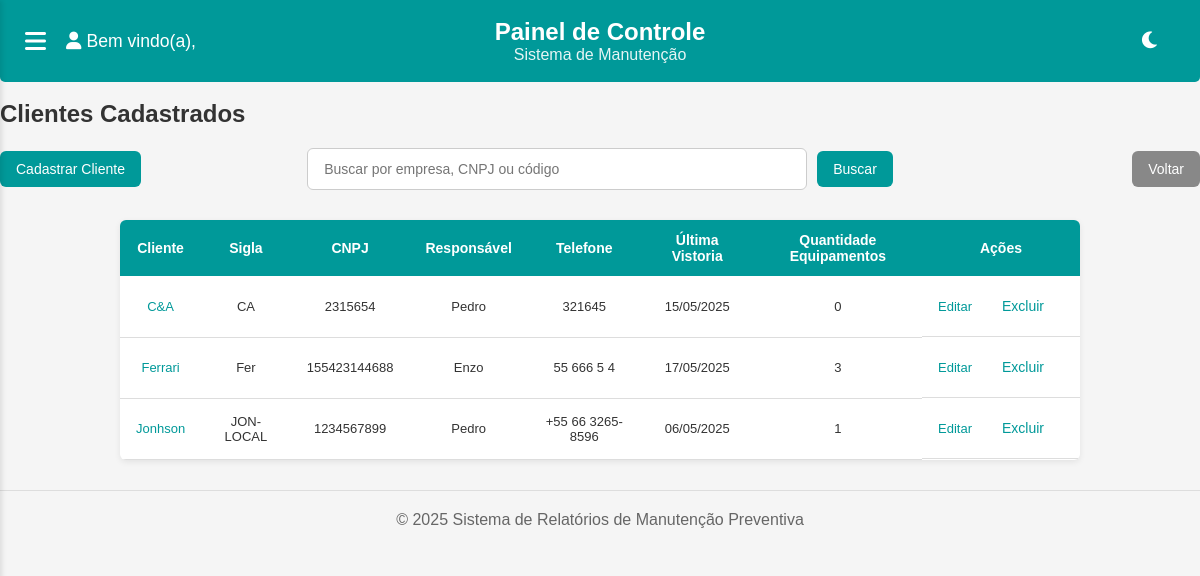
Page /clientes/ on the earlier database version.
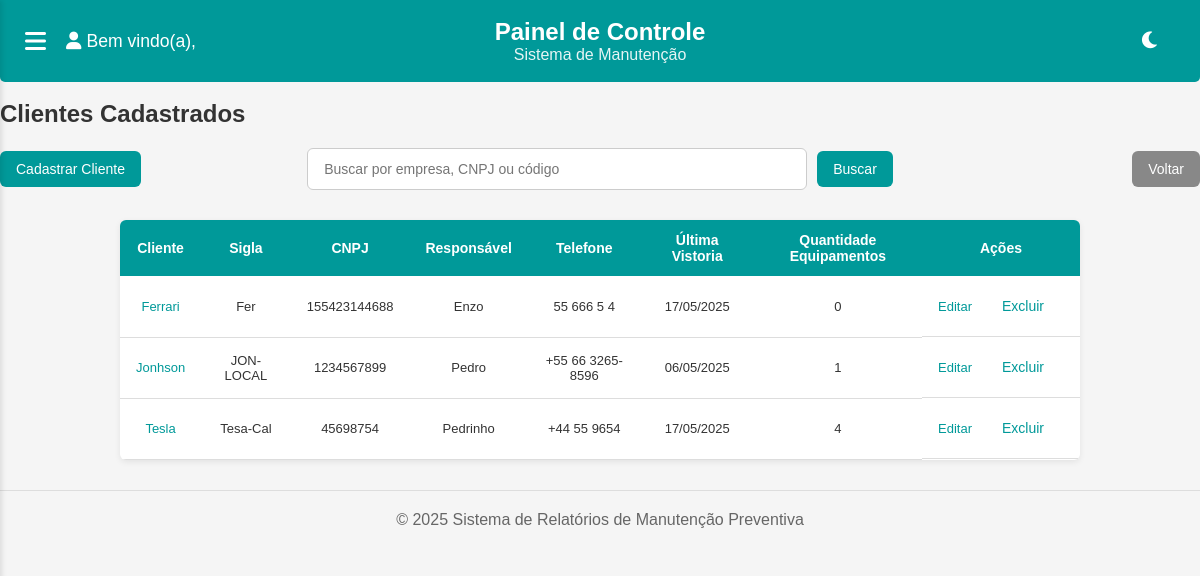
Same page on the later database version.
### clientes/models.py (models this page shows, shortened)
class Cliente(models.Model):
    nome_fantasia = models.CharField(max_length=255)
    razao_social = models.CharField(max_length=255, blank=True)
    cnpj = models.CharField(max_length=18, unique=True)
    email = models.EmailField(blank=True)
    endereco = models.CharField(max_length=255)
    sigla = models.CharField(max_length=50, blank=True, verbose_name='Sigla do Cliente')
    unidade = models.CharField(max_length=100, blank=True)
    sub_local = models.CharField(max_length=100, blank=True, verbose_name='Sub-local')
    responsavel = models.CharField(max_length=255, blank=True)
    logo = models.ImageField(upload_to='clientes/logos/', null=True, blank=True)
    numero_contrato = models.CharField(max_length=100, blank=True)
    data_inicio_contrato = models.DateField(null=True, blank=True)
    data_vencimento_contrato = models.DateField(null=True, blank=True)
    data_cadastro = models.DateTimeField(default=timezone.now, editable=False)

### clientes/views.py (the view, shortened to what this page needs)
# urls.py: path('', views.listar_clientes, name='listar_clientes'),
def listar_clientes(request):
    query = request.GET.get('q', '')
    sort = request.GET.get('sort', 'nome_fantasia')
    direction = request.GET.get('direction', 'asc')
    order_field = f"-{sort}" if direction == 'desc' else sort
    clientes = Cliente.objects.all()
    clientes = clientes.order_by(order_field)
    for cliente in clientes:
        ultima_vistoria = Vistoria.objects.filter(cliente=cliente).order_by('-data').first()
        cliente.ultima_vistoria_data = ultima_vistoria.data if ultima_vistoria else '—'
        cliente.total_equipamentos = Equipamento.objects.filter(cliente=cliente).count()
    colunas = [
        ('nome_fantasia', 'Empresa'),
        ('sigla', 'Código do Cliente'),
        ('cnpj', 'CNPJ'),
        ('responsavel', 'Responsável'),
        ('numero_contrato', 'Telefone'),
    ]
    context = {
        'clientes': clientes,
        'query': query,
        'sort': sort,
        'direction': direction,
        'colunas': colunas,
    }
    return render(request, 'clientes/listar_clientes.html', context)

### clientes/templates/clientes/listar_clientes.html (shortened to what this page needs)
{% extends 'base.html' %}
{% block content %}
<br>
<h2>Clientes Cadastrados</h2>
<div class="top-bar">
    <div class="left-actions">
        <a href="{% url 'clientes:cadastrar_cliente' %}" class="btn">Cadastrar Cliente</a>
    </div>
    <form method="get" action="{% url 'clientes:listar_clientes' %}" class="center-search">
        <input
            type="text"
            name="q"
            value="{{ query|default:'' }}"
            placeholder="Buscar por empresa, CNPJ ou código"
        />
        <button type="submit" class="btn">Buscar</button>
    </form>
    <div class="right-actions">
        <a href="{% url 'core:dashboard' %}" class="btn btn-secondary">Voltar</a>
    </div>
</div>
<div class="table-wrapper">
    <table>
        <thead>
            <tr>
                <th>Cliente</th>
                <th>Sigla</th>
                <th>CNPJ</th>
                <th>Responsável</th>
                <th>Telefone</th>
                <th>Última Vistoria</th>
                <th>Quantidade Equipamentos</th>
                <th>Ações</th>
            </tr>
        </thead>
        <tbody>
            {% for cliente in clientes %}
            <tr>
                <td><a href="{% url 'clientes:detalhes_cliente' cliente.id %}">{{ cliente.nome_fantasia }}</a></td>
                <td>{{ cliente.sigla }}</td>
                <td>{{ cliente.cnpj }}</td>
                <td>{{ cliente.responsavel }}</td>
                <td>{{ cliente.numero_contrato }}</td>
                <td>{{ cliente.ultima_vistoria_data|date:"d/m/Y" }}</td>
                <td>{{ cliente.total_equipamentos }}</td>
                <td class="table-actions">
                    <a href="{% url 'clientes:editar_cliente' cliente.id %}">Editar</a>
                    <form method="POST" action="{% url 'clientes:excluir_cliente' cliente.id %}" onsubmit="return confirm('Tem certeza que deseja excluir este cliente?');">
                        <button type="submit">Excluir</button>
                    </form>
                </td>
            </tr>
            {% empty %}
            <tr>
                <td colspan="8">Nenhum cliente cadastrado.</td>
            </tr>
            {% endfor %}
        </tbody>
    </table>
</div>
{% endblock %}

### templates/base.html (shortened to what this page needs)
{% load static %}
<!DOCTYPE html>
<html lang="pt-br">
<head>
    <link rel="stylesheet" href="https://cdnjs.cloudflare.com/ajax/libs/font-awesome/6.0.0/css/all.min.css">
    <link rel="stylesheet" href="{% static 'css/global.css' %}">
    <link rel="stylesheet" href="{% static 'css/dashboard.css' %}">
</head>
<body>
    <div class="main-content">
        <div class="header">
            <div class="header-left">
                <button class="menu-toggle" id="menuToggle">
                    <i class="fas fa-bars"></i>
                </button>
                <div class="welcome-message">
                    <a href="{% url 'core:dashboard' %}" style="text-decoration: none; color: inherit;"><i class="fas fa-user"></i></a>
                    <p>Bem vindo(a),</p><br/>
                </div>
            </div>
            <div class="header-center">
                <div class="header-titles">
                    <h1>Painel de Controle</h1>
                    <h2>Sistema de Manutenção</h2>
                </div>
            </div>
            <div class="header-right">
                <button class="theme-toggle" id="themeToggle">
                </button>
            </div>
        </div>
        <div class="container">
            {% block content %}{% endblock %}
        </div>
        <div class="footer">
            <p>© 2025 Sistema de Relatórios de Manutenção Preventiva</p>
        </div>
    </div>
</body>
</html>

### static/css/global.css (style rules this page uses)
* { margin: 0; padding: 0; box-sizing: border-box; font-family: Arial, sans-serif; }
:root { --primary-color: #009999; --secondary-color: #008080; --background-color: #f5f5f5; --card-background: white; --subcard-background: #f0f0f0; --text-color: #333; --text-secondary: #666; }
body { background-color: var(--background-color); color: var(--text-color); min-height: 100vh; margin: 0; display: flex; flex-direction: column; }
input[type="text"], input[type="date"], input[type="email"], input[type="tel"], input[type="password"], textarea, select { background-color: var(--card-background); color: var(--text-color); border-color: var(--text-secondary); }
.container { max-width: 1200px; margin: 0 auto; }
.main-content { margin-left: 0; flex: 1; transition: margin-left 0.3s ease; }
.header { background-color: var(--primary-color); color: white; padding: 20px; border-radius: 0 0 5px 5px; margin-bottom: 20px; display: flex; justify-content: space-between; align-items: center; position: relative; max-width: 1200px; margin: 0 auto; box-sizing: border-box; }
.header-center { position: absolute; left: 50%; transform: translateX(-50%); text-align: center; }
.header h1 { margin-bottom: 10px; }
.header-left { display: flex; align-items: center; }
.welcome-message { display: flex; align-items: center; gap: 5px; font-size: 1.1em; margin-left: 15px; white-space: nowrap; }
.header-titles { display: flex; flex-direction: column; align-items: center; justify-content: center; flex: 1; text-align: center; }
.header-titles h1 { font-size: 1.5em; margin: 0; }
.header-titles h2 { font-size: 1em; font-weight: normal; margin: 0; opacity: 0.9; }
.menu-toggle { background: none; border: none; color: white; cursor: pointer; font-size: 1.5em; display: flex; align-items: center; padding: 5px; }
.theme-toggle { background: none; border: none; color: white; cursor: pointer; font-size: 1.2em; }
button { background-color: #009999; color: white; border: none; padding: 10px 20px; border-radius: 5px; cursor: pointer; font-size: 14px; transition: all 0.3s ease; }
.footer { bottom: 0; padding: 20px; text-align: center; margin-top: 20px; color: #666; border-top: 1px solid #dddddd; }
.btn { display: inline-block; padding: 10px 18px; font-size: 14px; font-weight: 500; text-align: center; text-decoration: none; border: none; border-radius: 6px; cursor: pointer; transition: background-color 0.3s ease; color: white; background-color: var(--primary-color); }
.btn { background-color: var(--primary-color); color: white; border: none; padding: 10px 16px; border-radius: 6px; cursor: pointer; font-size: 14px; text-decoration: none; transition: background-color 0.3s ease; white-space: nowrap; }
.btn-secondary { background-color: #888; }
.top-bar { display: flex; justify-content: space-between; align-items: center; flex-wrap: wrap; gap: 10px; margin: 20px auto; max-width: 1200px; }
.top-bar .left-actions, .top-bar .center-search, .top-bar .right-actions { flex: 1; display: flex; align-items: center; }
.top-bar .left-actions { justify-content: flex-start; }
.top-bar .center-search { justify-content: center; gap: 10px; }
.top-bar .right-actions { justify-content: flex-end; }
.top-bar .center-search input[type="text"] { padding: 10px 16px; border: 1px solid #ccc; border-radius: 6px; min-width: 500px; max-width: 600px; font-size: 14px; height: 42px; }
.table-wrapper { background-color: var(--card-background); border-radius: 6px; overflow-x: auto; box-shadow: 0 2px 6px rgba(0, 0, 0, 0.08); margin: 30px auto; max-width: 100%; width: 80%; }
.table-wrapper table { width: 100%; max-width: 1000px; margin: 0 auto; border-collapse: collapse; min-width: 700px; }
.table-wrapper thead { background-color: var(--primary-color); color: white; }
.table-wrapper thead th { padding: 12px 16px; text-align: center; font-size: 14px; }
.table-wrapper tbody td { padding: 12px 16px; text-align: center; border-bottom: 1px solid #ddd; font-size: 13px; }
.table-wrapper a { color: var(--primary-color); text-decoration: none; font-weight: 500; }
.table-wrapper button { background: none; border: none; color: var(--primary-color); cursor: pointer; font-weight: 500; }
.table-actions { display: flex; gap: 10px; align-items: center; justify-content: center; }

Differences in the rows shown:
removed Cliente: nome_fantasia "C&A", sigla "CA", cnpj "2315654", responsavel "Pedro", numero_contrato "321645", ultima_vistoria_data "15/05/2025", total_equipamentos "0"
computed for Cliente "Ferrari": total_equipamentos "3" → "0"
added Cliente: nome_fantasia "Tesla", sigla "Tesa-Cal", cnpj "45698754", responsavel "Pedrinho", numero_contrato "+44 55 9654", ultima_vistoria_data "17/05/2025", total_equipamentos "4"
